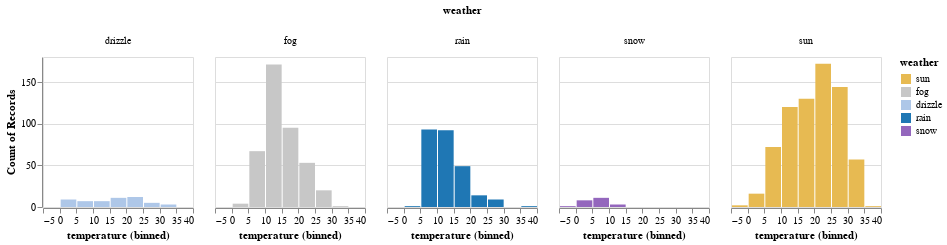

Notebook code for this chart:
### Markdown cell above
As we saw a `row`/`column` encoding in the previous notebook:

### Code cell
alt.Chart(df).mark_bar().encode(
  x=alt.X('temperature', bin=True), 
  y="count()", 
  color=alt.Color("weather", scale=alt.Scale(
    domain=["sun", "fog", "drizzle", "rain", "snow"],
    range=["#e7ba52", "#c7c7c7", "#aec7e8", "#1f77b4", "#9467bd"]
  )),
  column="weather"
).properties(width=150,height=150)

### Figure 1 — Vega-Lite specification as saved in the notebook (floating-point values rounded to 4 significant figures; data arrays with more than 128 entries replaced by an {"elided": "..."} marker saying what was removed)
{"$schema": "https://vega.github.io/schema/vega-lite/v2.6.0.json", "config": {"view": {"height": 300, "width": 400}}, "data": {"name": "data-d4a756336a072a66ce3177ae223f1a37"}, "datasets": {"data-d4a756336a072a66ce3177ae223f1a37": {"elided": "1461 records"}}, "encoding": {"color": {"field": "weather", "scale": {"domain": ["sun", "fog", "drizzle", "rain", "snow"], "range": ["#e7ba52", "#c7c7c7", "#aec7e8", "#1f77b4", "#9467bd"]}, "type": "nominal"}, "column": {"field": "weather", "type": "nominal"}, "x": {"bin": true, "field": "temperature", "type": "quantitative"}, "y": {"aggregate": "count", "type": "quantitative"}}, "height": 150, "mark": "bar", "width": 150}
